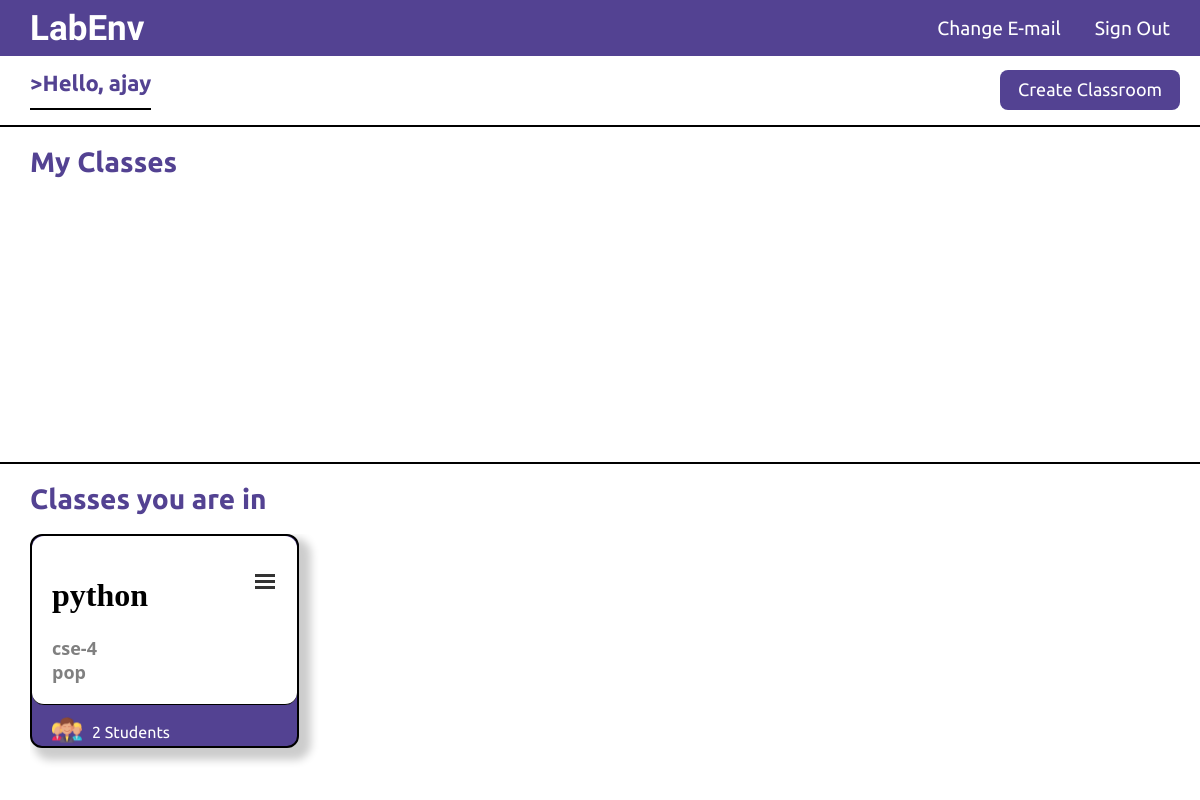
Page /lab/ (signed in) on the committed database.
### lab/models.py (models this page shows, shortened)
class ClassRoom(models.Model):
    host = models.ForeignKey(User,on_delete=models.CASCADE,null=True)
    subject = models.CharField(max_length=200)
    classname = models.CharField(max_length=10)
    students = models.ManyToManyField(User,related_name="participants",blank=True)
    created = models.DateTimeField(auto_now_add=True)
    updated = models.DateTimeField(auto_now=True)
    class Meta:
        ordering = ['-updated', '-created']

### lab/views.py (the view)
# urls.py: 2. Add a URL to urlpatterns:  path('', views.home, name='home')
@login_required(login_url='/accounts/login')
def home(request):
    classes = ClassRoom.objects.filter(host=request.user)
    all_classes = ClassRoom.objects.all()
    classes_you_are_in=[]
    for user_class in all_classes:
        if user_class.students.filter(username = request.user):
            classes_you_are_in.append(user_class)
    return render(request, 'lab/home.html',{'classes':classes,'classes_you_are_in':classes_you_are_in})

### templates/lab/home.html (shortened to what this page needs)
{% extends "account/base.html" %}
{% load static %}
{% block content %}
<div class='home'>
    <div class='top'>
        <h1 class='heading' style="font-size: 22px ;border-bottom: 2px solid black;"> >Hello, {{user.username}} </h1>
        <a href="{% url 'create_class' %}">
            <button class='createbutton'>Create Classroom</button>
        </a>
    </div>
    <div class='class'>
        <h1 class='heading' style="font-size: 28px ;">My Classes</h1>
        <div class='classes'>
        </div>
    </div>
    <div class='class'>
        <h1 class='heading' style="font-size: 28px ;">Classes you are in</h1>
        <div class='classes'>
            {% for classroom in classes_you_are_in %}
                <div class='card'>
                    <div class='card-header'>
                        <div>
                            <a href="{% url 'classroom' pk=classroom.id %}" style="text-decoration: none;color: black;">
                                <h1 class='card-name'>{{classroom.subject}}</h1>
                            </a>
                            <h2 class='card-info'>{{classroom.classname}}</h3>
                            <h3 class='card-info'>{{classroom.host}}</h2>
                        </div>
                        <div class="container" onclick="myFunction(this)">
                            <div class="bar1"></div>
                            <div class="bar2"></div>
                            <div class="bar3"></div>
                        </div>
                    </div>
                    <div class='card-tail'>
                        <img src="{% static 'images/people.png' %}" alt="">
                        <h4>{{ classroom.students.count }} Students</h4>
                    </div>
                </div>
            {% endfor %}
        </div>
    </div>
</div>
{% endblock content %}

### assets/accounts/styles.css (style rules this page uses)
body { margin: 0; margin-top: 55px; background-color: white; }
a { text-decoration: none; color:rgb(50, 154, 239); }
.home { display: flex; flex-direction: column; height: 100%; margin: 0; }
.top { display: flex; justify-content: space-between; padding: 0px 20px 0px 30px; height: 70px; }
.heading { color: #534292; font-size: x-large; font-family: 'Ubuntu', sans-serif; }
.createbutton { font-size: large; font-family: 'Ubuntu', sans-serif; color: white; background-color: #534292; margin-top: 14.740px; margin-bottom: 14.740px; border: none; border-radius: 8px; height: 40px; width: 180px; cursor: pointer; }
.class { display: flex; flex-direction: column; padding: 0px 30px; background-color: white; height: 45%; border-top: 2px solid black; }
.classes { display: grid; grid-auto-flow: column; overflow: scroll; justify-content: flex-start; padding-bottom: 20px; }
.card { display: flex; flex-direction: column; background-color: #534292; border: 2px solid black; height: 210px; width: 265px; margin-right: 20px; border-radius: 12px; justify-content: space-between; box-shadow: 8px 8px 8px 4px rgba(0,0,0,0.2); }
.card-header { border-bottom: 1px solid black; padding: 20px 20px; background-color: white; border-radius: 12px; display: flex; justify-content: space-between; }
.card-info { font-family: 'Segoe UI', sans-serif; font-weight: 600; font-size: large; margin: 0; color: grey; }
.card-tail { display: flex; height: 50px; padding-left: 20px; align-items: center; }
.card-tail > h4 { font-family: 'Ubuntu', sans-serif; padding-left: 10px; height: 10px; margin-top: 18px; font-weight: 400; color: white; }
.card-tail > img { display: flex; align-items: center; height: 60%; width: auto; }
.container { display: inline-block; cursor: pointer; padding-top: 15px; }
.bar1, .bar2, .bar3 { width: 20px; height: 3px; background-color: #333; margin: 3px 2px; transition: 0.4s; }

### rows in the picture
ClassRoom: subject "python", classname "cse-4", host "pop", students.count "2"

### other values in the picture
{{ user.username }} "ajay"
